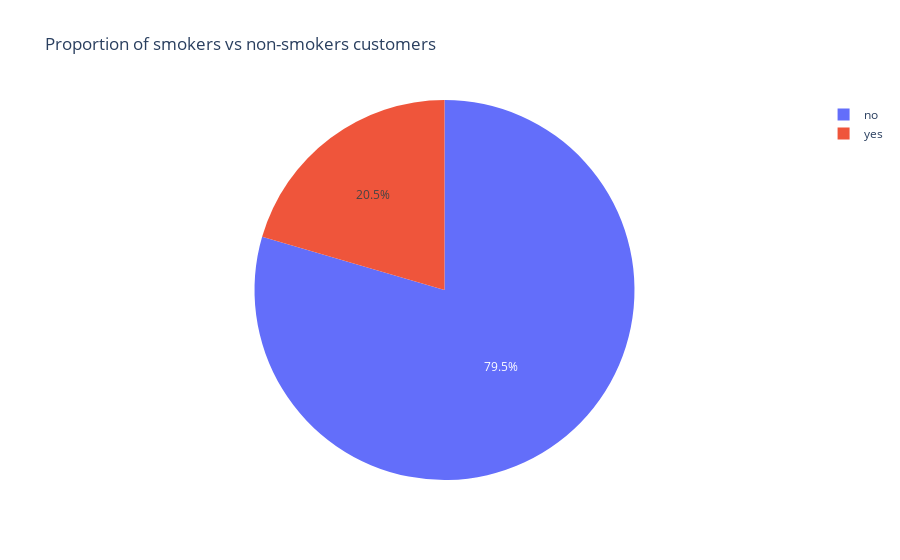

The notebook cell saved with this chart:
### Markdown cell above
Intrestingly, the age distribution is fairly uniform, other than a large peak for 18 and 19 year olds! Could this be new drivers?

Will this peak cause a problem, with the younger categories lending more weight to the model? I will need to think about that.

### Code cell
ex.pie(df,names='smoker',title='Proportion of smokers vs non-smokers customers')

### Figure 1 — Plotly figure (JSON) as saved in the notebook; plotly's stock layout.template omitted (floating-point values rounded to 4 significant figures; data arrays with more than 128 entries replaced by an {"elided": "..."} marker saying what was removed)
{"data": [{"domain": {"x": [0, 1], "y": [0, 1]}, "hovertemplate": "smoker=%{label}<extra></extra>", "labels": {"elided": "1338 str values"}, "legendgroup": "", "name": "", "showlegend": true, "type": "pie"}], "layout": {"legend": {"tracegroupgap": 0}, "title": {"text": "Proportion of smokers vs non-smokers customers"}}}
